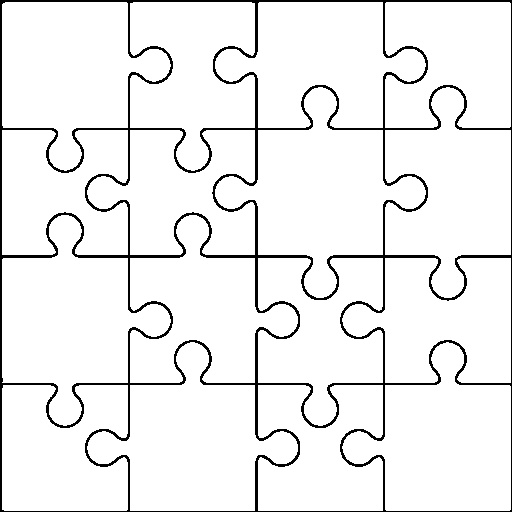
#> input picture puzzle_generator/patterns/4x4.jpg, 512 x 512 px
$ python cut_into_pieces.py   (older library calls are emulated)
#> lines starting #> are read from the running program, lines starting #| are printed output that depends on the picture; after the words box and inside, x2 and y2 are one past the last pixel; in counts of white or black regions, pixels touching at a corner belong together; pictures that were not available may be replaced by others from this repository, and a replacement may not be noted
import copy
import cv2 as cv
import numpy as np
from matplotlib import pyplot as plt

# Load pattern
pattern = cv.imread('./patterns/4x4.jpg')
#> pattern is the input picture: shape (512, 512, 3); min 0, max 255, mean 239.2
# Make grayscale
pattern = (0.3*pattern[:,:,2] + 0.6*pattern[:,:,1] + 0.1*pattern[:,:,0]).astype(np.uint8)
#> pattern: shape (512, 512)
# Threshold
pattern = 255 * (pattern > 225).astype(np.uint8)
#> pattern: shape (512, 512); 93.8% white; black in thin lines or dots
#pattern = cv.dilate(pattern, np.ones((5,5)))

cv.imshow('',pattern)
cv.waitKey(0)


_, contours, _ = cv.findContours(pattern, cv.RETR_TREE, cv.CHAIN_APPROX_SIMPLE)
#> contours = 16 contours; largest, box (x1, y1, x2, y2) and area: (215, 87, 426, 298) 19277, (87, 342, 298, 511) 18421, (2, 215, 171, 426) 18416, (342, 342, 511, 511) 17552, (2, 2, 171, 171) 17550
print('Contour lengths: ', [len(i) for i in contours])
#| Contour lengths:  [168, 128, 123, 166, 173, 215, 234, 170, 224, 174, 167, 226, 126, 168, 174, 122]

res = np.ones(pattern.shape, dtype=np.uint8) * 255
cv.drawContours(res, contours, -1, (100,100,100), thickness=cv.FILLED)
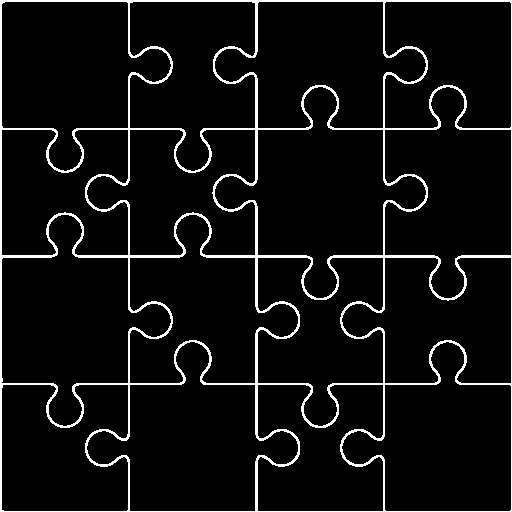
#> res: shape (512, 512); values 100 (black) and 255 (white), 6.2% white in thin lines or dots
cv.imshow('',res)
cv.waitKey(0)

# Load image and cut into puzzles
img = cv.imread('./pics/seaside.jpg')
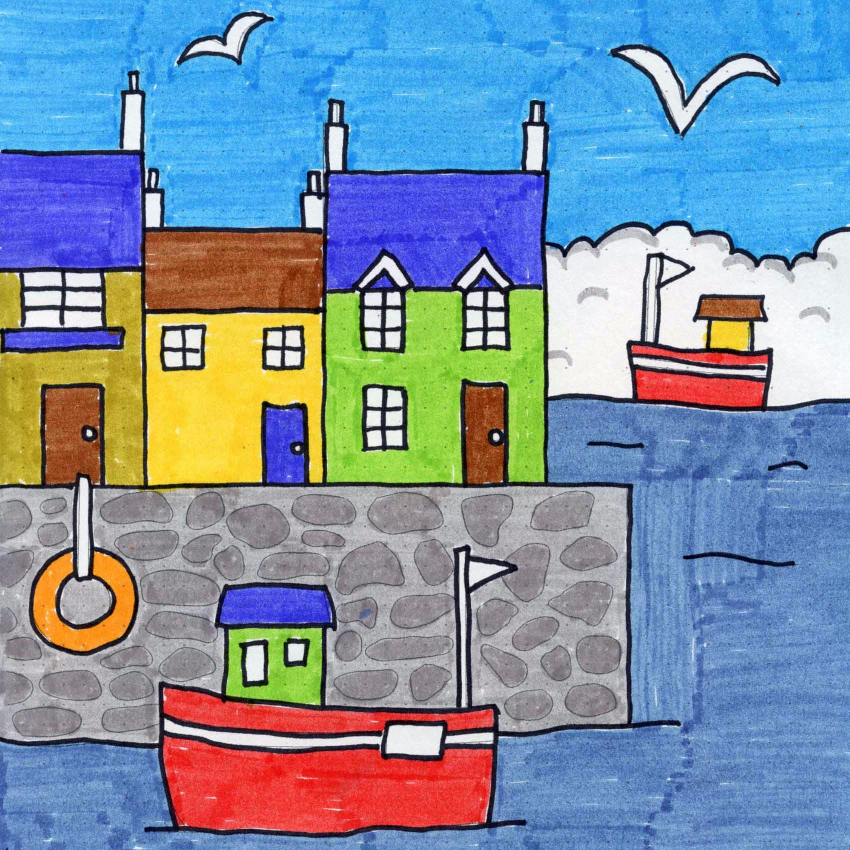
#> input picture puzzle_generator/pics/seaside.jpeg, 1700 x 1700 px, given in place of seaside.jpg, which was not available (shown at 1/2 size)
#> img is the input picture: shape (1700, 1700, 3); mean B, G, R 164.6, 144, 124
img_cols, img_rows = img.shape[:2]
#> img_cols = 1700; img_rows = 1700
pat_cols, pat_rows = pattern.shape[:2]
#> pat_cols = 512; pat_rows = 512

img = cv.resize(img, None, fy = pat_cols/img_cols, fx = pat_rows/img_rows)
#> img: shape (512, 512, 3)
img = (0.3*img[:,:,2] + 0.6*img[:,:,1] + 0.1*img[:,:,0]).astype(np.uint8) # Convert to grayscale
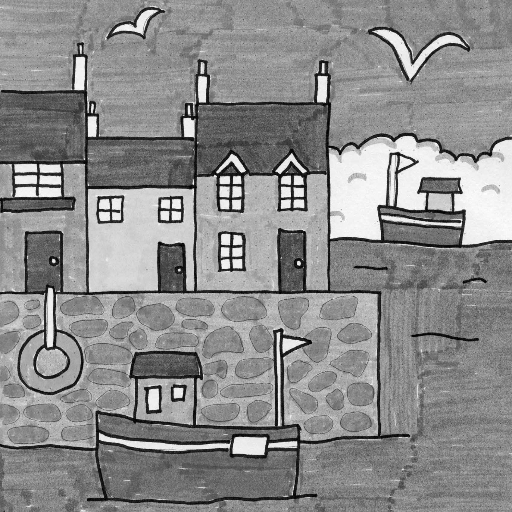
#> img: shape (512, 512); min 1, max 254, mean 139.4
img = np.stack( (img, img, img, 255*np.ones(img.shape, dtype=np.uint8)) , axis=2) # Get back to color, for alpha channel
#> img: shape (512, 512, 4)

# Cut pieces
pieces = []
for i in range(len(contours)):
	mask = np.ones(pattern.shape, dtype=np.uint8)*255
	cv.drawContours(mask, contours, i, (0,0,0), thickness=cv.FILLED)

	piece = copy.deepcopy(img)
	piece[mask > 0,:] = 0

	cv.imshow('',piece)
	cv.waitKey(0)

	x,y,w,h = cv.boundingRect(contours[i])
	print(x, y, w, h)
	pieces.append(piece[y:y+h, x:x+w])
#> this loop made 16 passes
#> (x, y, w, h) on passes 1 to 12: (258, 385, 125, 126), (2, 385, 126, 126), (342, 342, 169, 169), (87, 342, 211, 169), (342, 258, 169, 125), (258, 258, 125, 168), (130, 215, 168, 168), (2, 215, 169, 211), (87, 130, 168, 125), (2, 130, 126, 125), (385, 87, 126, 211), (215, 87, 211, 211)
#| 258 385 125 126
#| 2 385 126 126
#| 342 342 169 169
#| 87 342 211 169
#| 342 258 169 125
#| 258 258 125 168
#| 130 215 168 168
#| 2 215 169 211
#> (further printed lines are left out)
#> pass 1, `cv.imshow('',piece)`:
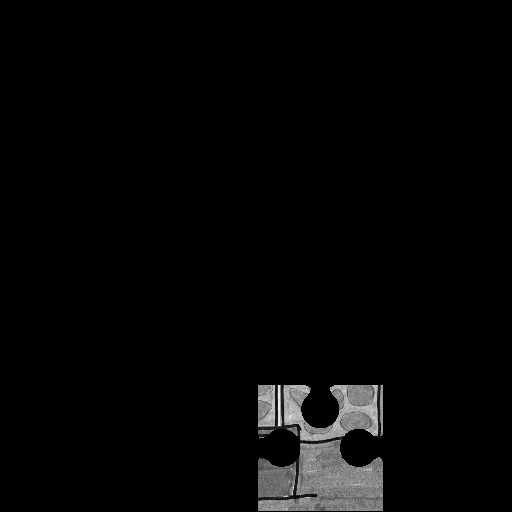
#> window '': shape (512, 512, 4); mean B, G, R, A 5.9, 5.9, 5.9, 11.6
#> after the loop: mask: shape (512, 512); 93.2% white; 1 black region, box (x1, y1, x2, y2) and area: (2, 2, 171, 171) 17877
#> after the loop:
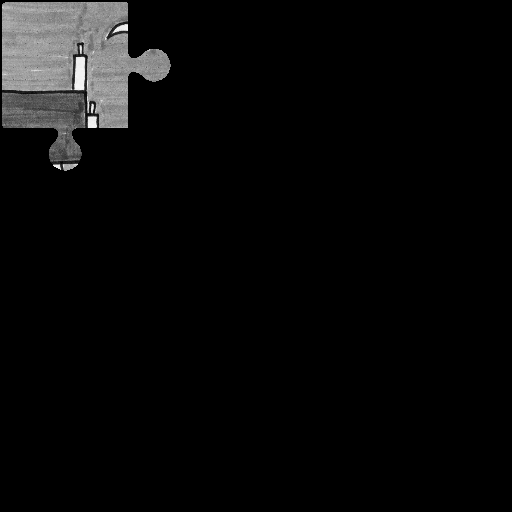
#> piece: shape (512, 512, 4); mean of channels 0, 1, 2, 3 9.2, 9.2, 9.2, 17.4; drawn as B, G, R
#> after the loop, pieces = 16 items

side = np.ceil(np.sqrt(len(pieces)))
#> side = 4
for i in range(len(pieces)):
	plt.subplot(side, side, i+1), plt.imshow(pieces[i])
	cv.imwrite('piece_'+str(i)+'.png', pieces[i])
#> this loop made 16 passes
#> pass 1, `cv.imwrite('piece_'+str(i)+'.png', pieces[i])`:
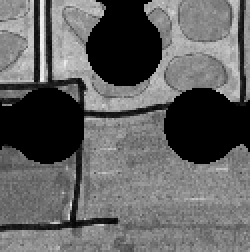
#> saved as piece_0.png: shape (126, 125, 4) (shown 2 times larger); mean B, G, R, A 97.5, 97.5, 97.5, 193.8

plt.show()
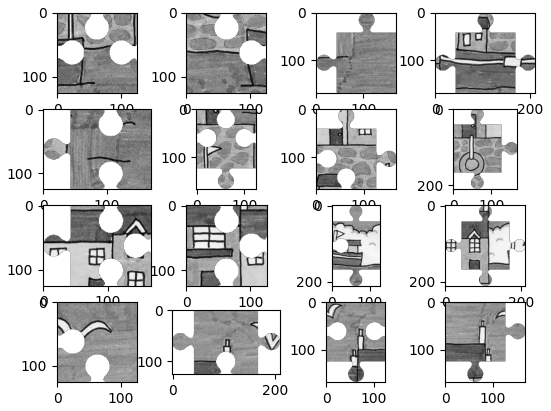
#> figure drawn by matplotlib, 16 panels
